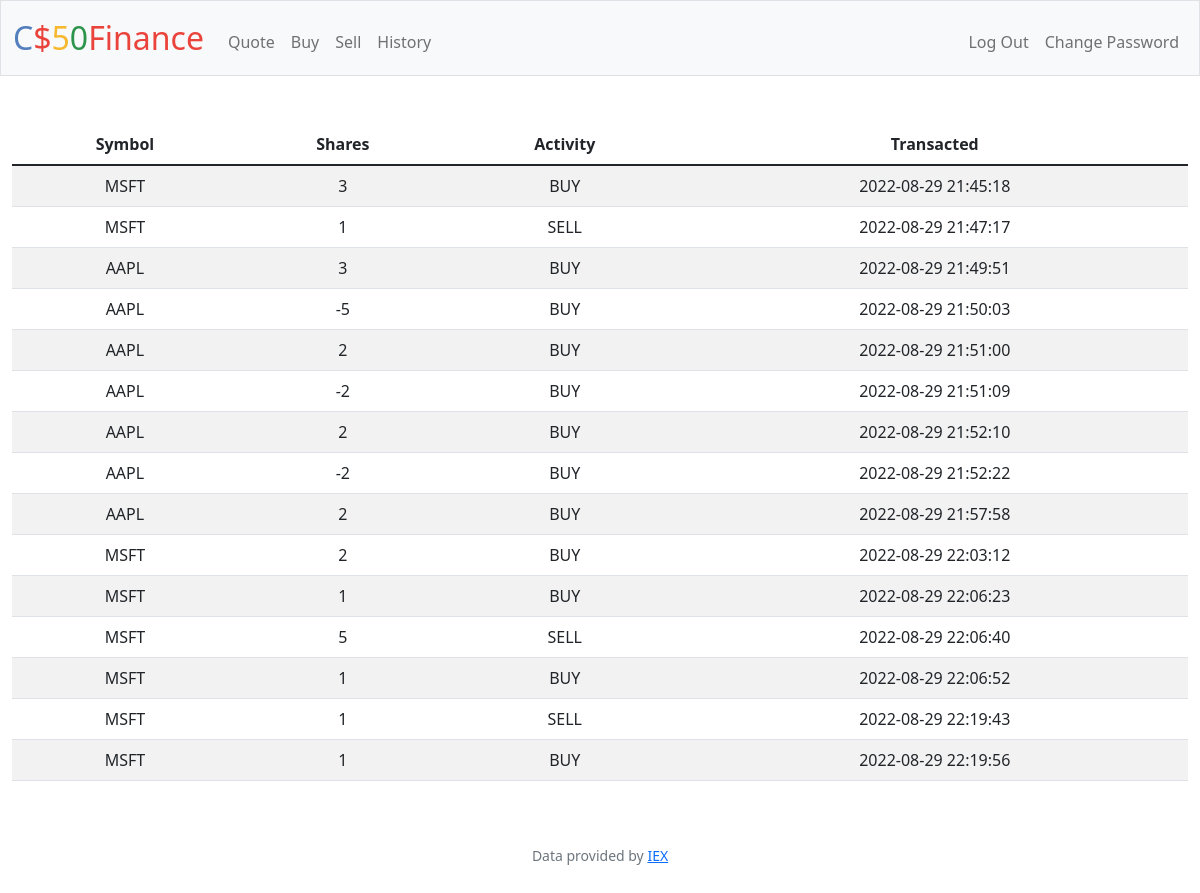
The page /history (signed in) on the database its author committed.
### tables this page shows
CREATE TABLE transactions (id INTEGER PRIMARY KEY, userid TEXT NOT NULL, symbol TEXT NOT NULL, shares TEXT NOT NULL, activity TEXT NOT NULL, datetime TEXT NOT NULL, FOREIGN KEY (userid) REFERENCES users (id));

### app.py (the view)
@app.route("/history")
@login_required
def history():
    user_id = session["user_id"]
    data = db.execute("SELECT * FROM transactions where userid = ?", user_id)
    print(data)
    return render_template("history.html", data=data)

### app.py (called while the page is built)
@app.after_request
def after_request(response):
    response.headers["Cache-Control"] = "no-cache, no-store, must-revalidate"
    response.headers["Expires"] = 0
    response.headers["Pragma"] = "no-cache"
    return response

### helpers.py (called while the page is built)
def login_required(f):
    @wraps(f)
    def decorated_function(*args, **kwargs):
        if session.get("user_id") is None:
            return redirect("/login")
        return f(*args, **kwargs)
    return decorated_function

### templates/history.html (shortened to what this page needs)
{% extends "layout.html" %}
{% block main %}
<table class="table table-striped">
    <thead>
        <tr>
            <th>Symbol</th>
            <th>Shares</th>
            <th>Activity</th>
            <th>Transacted</th-->
        </tr>
    </thead>
    <tbody>
        {% for row in data %}
        <tr>
            <td>{{ row.symbol }}</td>
            <td>{{ row.shares }}</td>
            <td>{{ row.activity }}</td>
            <td> {{ row.datetime }}</td>
        </tr>
        {% endfor %}
    </tbody>
</table>
{% endblock %}

### templates/layout.html (shortened to what this page needs)
<!DOCTYPE html>
<html lang="en">
<head>
    <link href="https://cdn.jsdelivr.net/npm/bootstrap@5.1.3/dist/css/bootstrap.min.css" rel="stylesheet">
    <link href="/static/styles.css" rel="stylesheet">
</head>
<body>
    <nav class="bg-light border navbar navbar-expand-md navbar-light">
        <div class="container-fluid">
            <a class="navbar-brand" href="/"><span class="blue">C</span><span class="red">$</span><span class="yellow">5</span><span class="green">0</span><span class="red">Finance</span></a>
            <div class="collapse navbar-collapse" id="navbar">
                {% if session["user_id"] %}
                <ul class="navbar-nav me-auto mt-2">
                    <li class="nav-item"><a class="nav-link" href="/quote">Quote</a></li>
                    <li class="nav-item"><a class="nav-link" href="/buy">Buy</a></li>
                    <li class="nav-item"><a class="nav-link" href="/sell">Sell</a></li>
                    <li class="nav-item"><a class="nav-link" href="/history">History</a></li>
                </ul>
                <ul class="navbar-nav ms-auto mt-2">
                    <li class="nav-item"><a class="nav-link" href="/logout">Log Out</a></li>
                    <li class="nav-item"><a class="nav-link" href="/changePassword">Change Password</a></li>
                </ul>
                {% else %}
                <ul class="navbar-nav ms-auto mt-2">
                    <li class="nav-item"><a class="nav-link" href="/register">Register</a></li>
                    <li class="nav-item"><a class="nav-link" href="/login">Log In</a></li>
                </ul>
                {% endif %}
            </div>
        </div>
        </nav>
        <main class="container-fluid py-5 text-center">
            {% block main %}{% endblock %}
        </main>
        <footer class="mb-5 small text-center text-muted">
            Data provided by <a href="https://iexcloud.io/">IEX</a>
        </footer>
    </body>
</html>

### static/styles.css (style rules this page uses)
nav .navbar-brand { font-size: xx-large; }
nav .navbar-brand .blue { color: #537fbe; }
nav .navbar-brand .red { color: #ea433b; }
nav .navbar-brand .yellow { color: #f5b82e; }
nav .navbar-brand .green { color: #2e944b; }

### rows shown on the page
transactions: symbol "MSFT", shares "3", activity "BUY", datetime "2022-08-29 21:45:18"
transactions: symbol "MSFT", shares "1", activity "SELL", datetime "2022-08-29 21:47:17"
transactions: symbol "AAPL", shares "3", activity "BUY", datetime "2022-08-29 21:49:51"
transactions: symbol "AAPL", shares "-5", activity "BUY", datetime "2022-08-29 21:50:03"
transactions: symbol "AAPL", shares "2", activity "BUY", datetime "2022-08-29 21:51:00"
transactions: symbol "AAPL", shares "-2", activity "BUY", datetime "2022-08-29 21:51:09"
transactions: symbol "AAPL", shares "2", activity "BUY", datetime "2022-08-29 21:52:10"
transactions: symbol "AAPL", shares "-2", activity "BUY", datetime "2022-08-29 21:52:22"
transactions: symbol "AAPL", shares "2", activity "BUY", datetime "2022-08-29 21:57:58"
transactions: symbol "MSFT", shares "2", activity "BUY", datetime "2022-08-29 22:03:12"
transactions: symbol "MSFT", shares "1", activity "BUY", datetime "2022-08-29 22:06:23"
transactions: symbol "MSFT", shares "5", activity "SELL", datetime "2022-08-29 22:06:40"
transactions: symbol "MSFT", shares "1", activity "BUY", datetime "2022-08-29 22:06:52"
transactions: symbol "MSFT", shares "1", activity "SELL", datetime "2022-08-29 22:19:43"
transactions: symbol "MSFT", shares "1", activity "BUY", datetime "2022-08-29 22:19:56"
